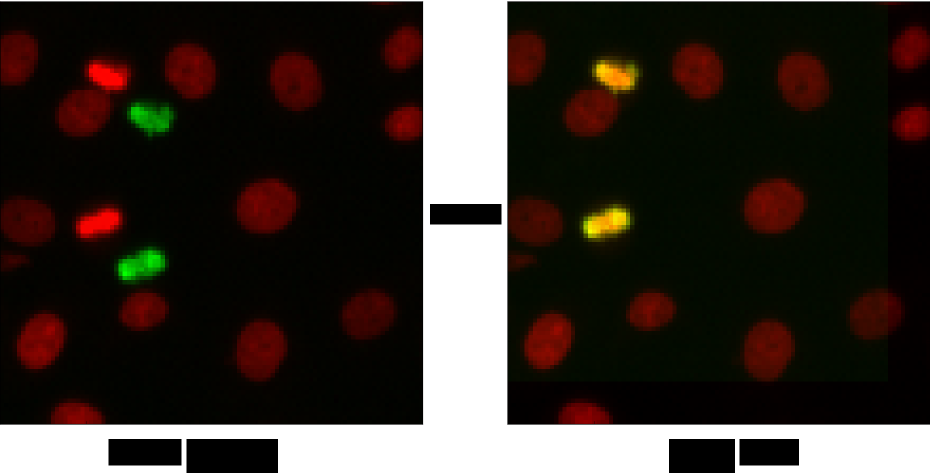
#> input picture cellprofiler/data/Align.png, 1860 x 950 px (shown at 1/2 size); its folder holds only this picture in this run
$ python -i filter.py   (imports and definitions only)   (older library calls are emulated)
#> lines starting #> are read from the running program, lines starting #| are printed output that depends on the picture; after the words box and inside, x2 and y2 are one past the last pixel; in counts of white or black regions, pixels touching at a corner belong together
'''filter.py - functions for applying filters to images

CellProfiler is distributed under the GNU General Public License,
but this file is licensed under the more permissive BSD license.
See the accompanying file LICENSE for details.

Copyright (c) 2003-2009 Massachusetts Institute of Technology
Copyright (c) 2009-2015 Broad Institute
All rights reserved.

Please see the AUTHORS file for credits.

Website: http://www.cellprofiler.org
'''

import numpy as np
import itertools
import _filter
from _filter import paeth_decoder
from rankorder import rank_order
import scipy.ndimage as scind
from scipy.ndimage import map_coordinates, label
from scipy.ndimage import convolve, correlate1d, gaussian_filter
from scipy.ndimage import binary_dilation, binary_erosion
from scipy.ndimage import generate_binary_structure
from smooth import smooth_with_function_and_mask
from cpmorphology import fixup_scipy_ndimage_result as fix
from cpmorphology import centers_of_labels
from cpmorphology import grey_erosion, grey_reconstruction
from cpmorphology import convex_hull_ijv, get_line_pts

'''# of points handled in the first pass of the convex hull code'''
CONVEX_HULL_CHUNKSIZE = 250000

# [489 lines left out: functions stretch, unstretch, median_filter, bilateral_filter, laplacian_of_gaussian, masked_convolution and 2 more, not called in this run]

def sobel(image, mask=None):
    '''Calculate the absolute magnitude Sobel to find the edges

    image - image to process
    mask - mask of relevant points

    Take the square root of the sum of the squares of the horizontal and
    vertical Sobels to get a magnitude that's somewhat insensitive to
    direction.

    Note that scipy's Sobel returns a directional Sobel which isn't
    useful for edge detection in its raw form.
    '''
    return np.sqrt(hsobel(image,mask)**2 + vsobel(image,mask)**2)

def hsobel(image, mask=None):
    '''Find the horizontal edges of an image using the Sobel transform

    image - image to process
    mask  - mask of relevant points

    We use the following kernel and return the absolute value of the
    result at each point:
     1   2   1
     0   0   0
    -1  -2  -1
    '''
    if mask == None:
        mask = np.ones(image.shape, bool)
    big_mask = binary_erosion(mask,
                              generate_binary_structure(2,2),
                              border_value = 0)
    result = np.abs(convolve(image, np.array([[ 1, 2, 1],
                                              [ 0, 0, 0],
                                              [-1,-2,-1]]).astype(float)/4.0))
    result[big_mask==False] = 0
    return result

def vsobel(image, mask=None):
    '''Find the vertical edges of an image using the Sobel transform

    image - image to process
    mask  - mask of relevant points

    We use the following kernel and return the absolute value of the
    result at each point:
     1   0  -1
     2   0  -2
     1   0  -1
    '''
    if mask == None:
        mask = np.ones(image.shape, bool)
    big_mask = binary_erosion(mask,
                              generate_binary_structure(2,2),
                              border_value = 0)
    result = np.abs(convolve(image, np.array([[ 1, 0,-1],
                                              [ 2, 0,-2],
                                              [ 1, 0,-1]]).astype(float)/4.0))
    result[big_mask==False] = 0
    return result

# [194 lines left out: functions prewitt, hprewitt, vprewitt, gabor, enhance_dark_holes, circular_average_filter, not called in this run]

#######################################
#
# Structure and ideas for the Kalman filter derived from u-track
# as described in
#
#  Jaqaman, "Robust single-particle tracking in live-cell
#  time-lapse sequences", NATURE METHODS | VOL.5 NO.8 | AUGUST 2008
#
#######################################
class KalmanState(object):
    '''A data structure representing the state at a frame

    The original method uses "feature" to mean the same thing as
    CellProfiler's "object".

    The state vector is somewhat abstract: it's up to the caller to
    determine what each of the indices mean. For instance, in a model
    with a 2-d position and velocity component, the state might be
    i, j, di, dj

    .observation_matrix - matrix to transform the state vector into the
                          observation vector. The observation matrix gives
                          the dimensions of the observation vector from its
                          i-shape and the dimensions of the state vector
                          from its j-shape. For observations of position
                          and states with velocity, the observation matrix
                          might be:

                          np.array([[1,0,0,0],
                                    [0,1,0,0]])

    .translation_matrix - matrix to translate the state vector from t-1 to t
                          For instance, the translation matrix for position
                          and velocity might be:

                          np.array([[1,0,1,0],
                                    [0,1,0,1],
                                    [0,0,1,0],
                                    [0,0,0,1]])

    .state_vec - an array of vectors per feature

    .state_cov - the covariance matrix yielding the prediction. Each feature
                has a 4x4 matrix that can be used to predict the new value

    .noise_var - the variance of the state noise for each feature for each
                vector element

    .state_noise - a N x 4 array: the state noise for the i, j, vi and vj

    .state_noise_idx - the feature indexes for each state noise vector

    .obs_vec   - the prediction for the observed variables
    '''

    # [157 lines left out: functions __init__, state_len, obs_len, has_cached_predicted_state_vec, predicted_state_vec, has_cached_obs_vec and 4 more, not called in this run]

LARGE_KALMAN_COV = 2000
SMALL_KALMAN_COV = 1

# [900 lines left out: functions velocity_kalman_model, reverse_velocity_kalman_model, static_kalman_model, kalman_filter, line_integration, variance_transform and 10 more, not called in this run]

>>> import cv2
>>> picture = cv2.imread('../data/Align.png', cv2.IMREAD_GRAYSCALE)
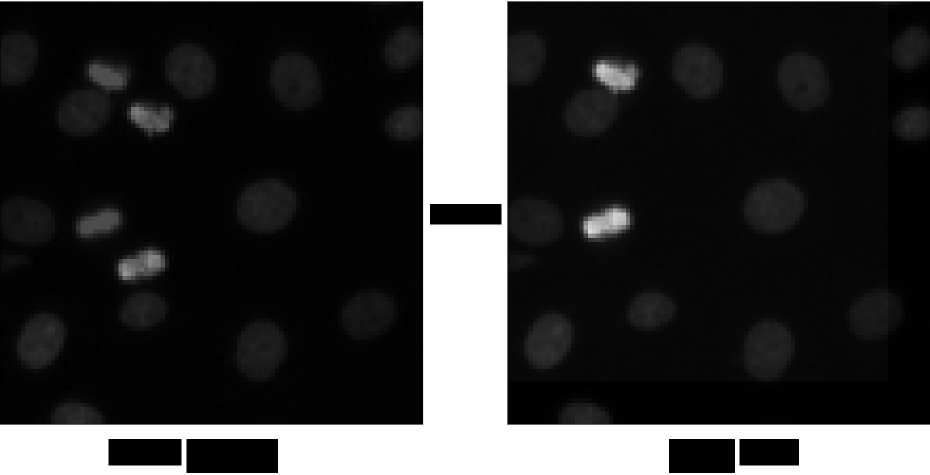
#> picture: shape (950, 1860) (shown at 1/2 size); min 0, max 255, mean 50
>>> result = sobel(picture)
#> in hsobel, `big_mask = binary_erosion(mask, generate_binary_structure(2,2), border..`: mask: shape (950, 1860) bool; every value is 1
#> in hsobel, `result = np.abs(convolve(image, np.array([[ 1, 2, 1], [ 0, 0, 0], [-1,..`:
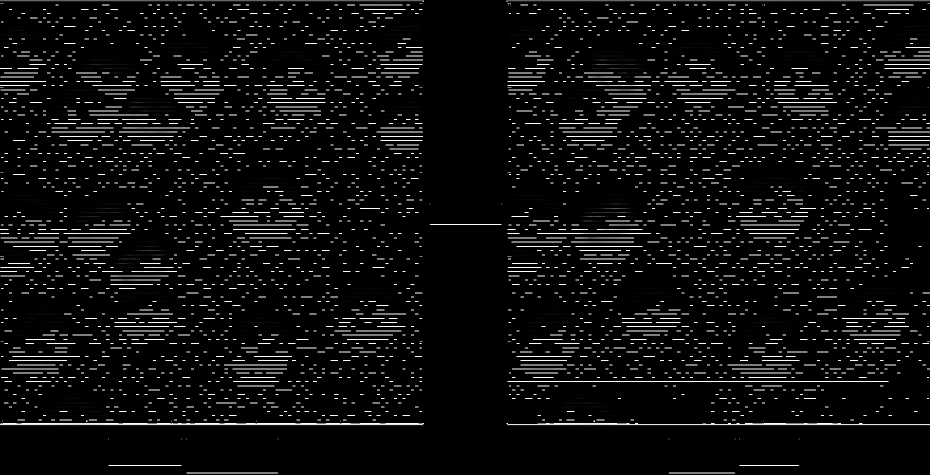
#> result: shape (950, 1860) (shown at 1/2 size); min 0, max 255, mean 14.1
#> in hsobel, `result[big_mask==False] = 0`: result: shape (950, 1860); 0.01% of pixels changed, all inside (x1, y1, x2, y2) = (0, 1, 1860, 851)
#> in vsobel, `big_mask = binary_erosion(mask, generate_binary_structure(2,2), border..`:
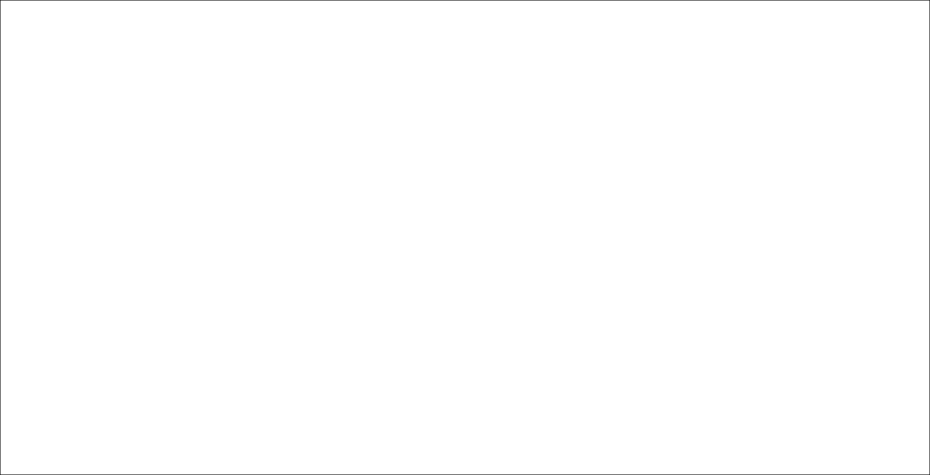
#> big_mask: shape (950, 1860) bool (shown at 1/2 size); 99.7% white; black in thin lines or dots
#> in vsobel, `result = np.abs(convolve(image, np.array([[ 1, 0,-1], [ 2, 0,-2], [ 1,..`:
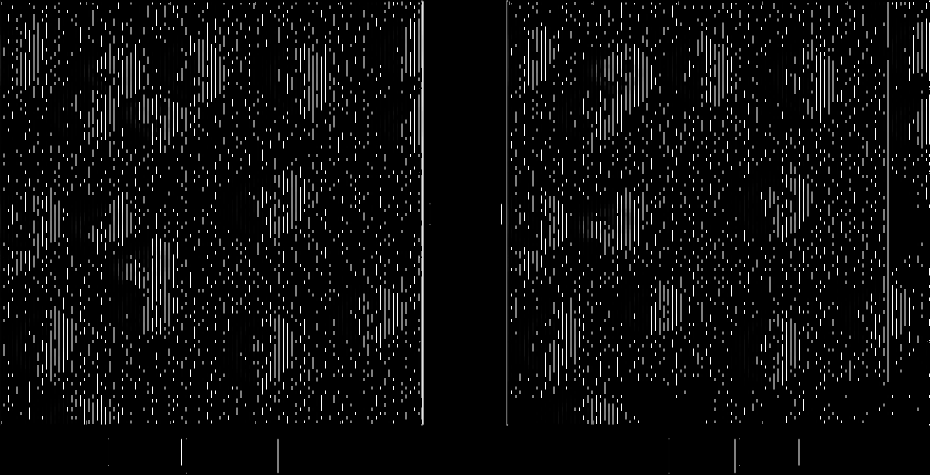
#> result: shape (950, 1860) (shown at 1/2 size); min 0, max 255, mean 13.8
#> in sobel, `return np.sqrt(hsobel(image,mask)**2 + vsobel(image,mask)**2)`:
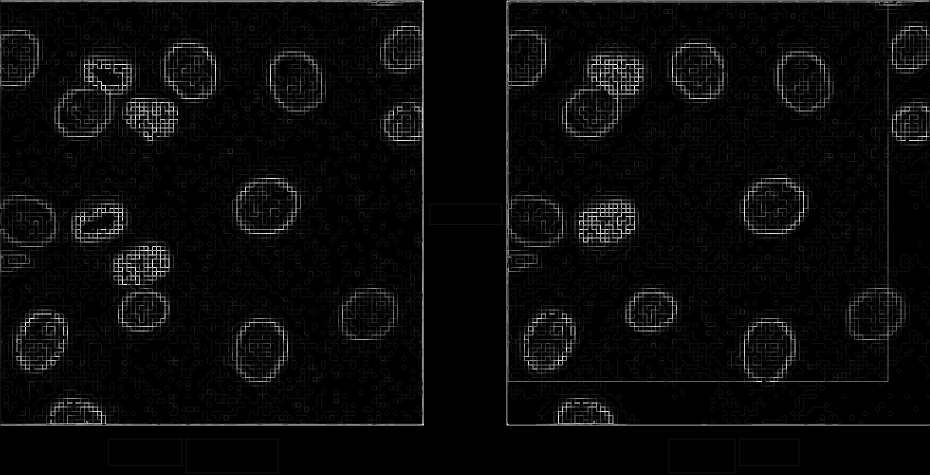
#> returned value: shape (950, 1860) float16 (shown at 1/2 size); min 0, max 15.91, mean 0.6; drawn with min black and max white

$ run again, on cellprofiler/data/CorrectIlluminationApply.png
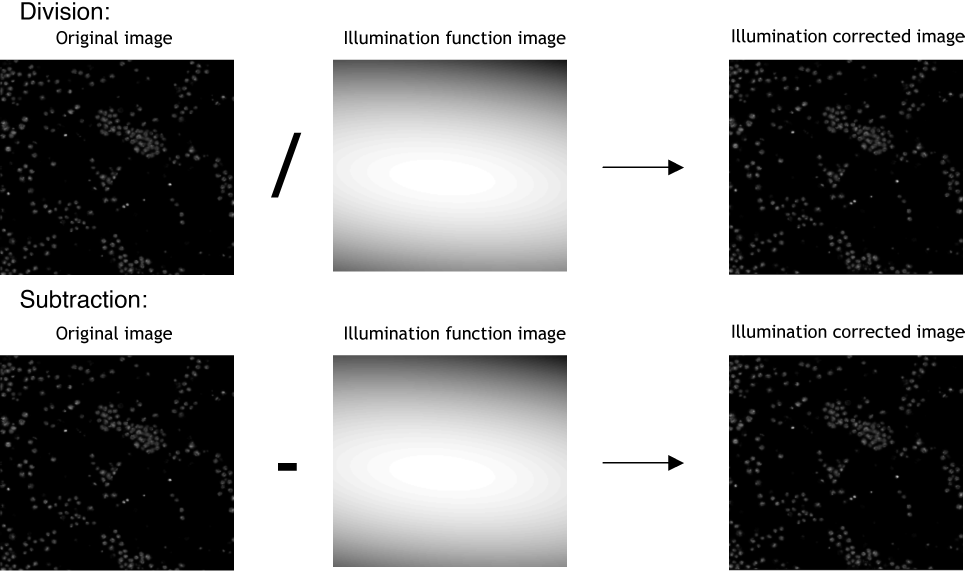
#> input picture cellprofiler/data/CorrectIlluminationApply.png, 3857 x 2303 px (shown at 1/4 size)
#> picture is the input picture: shape (2303, 3857); min 0, max 255, mean 151
#> mask: shape (2303, 3857) bool; every value is 1
#> in vsobel, `big_mask = binary_erosion(mask, generate_binary_structure(2,2), border..`:
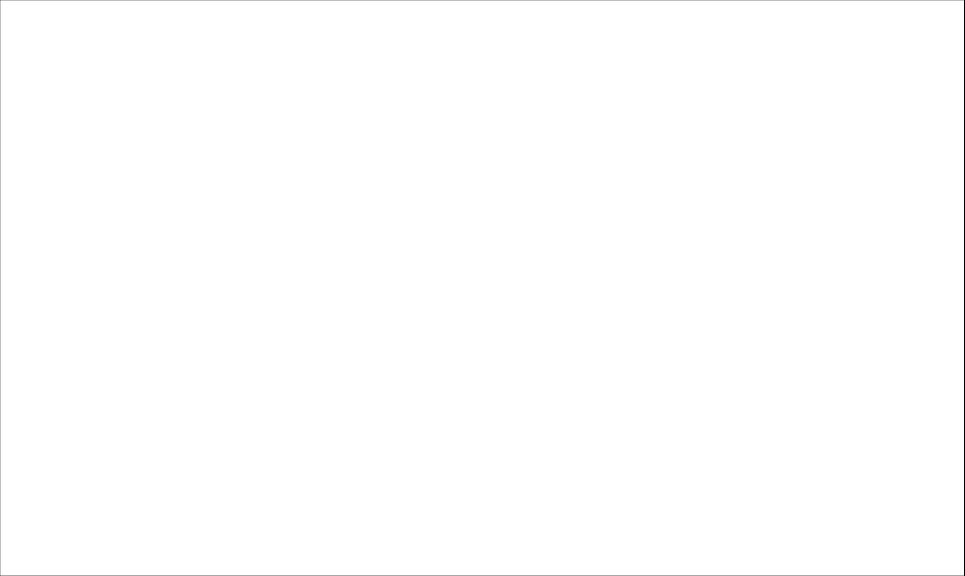
#> big_mask: shape (2303, 3857) bool (shown at 1/4 size); 99.9% white; black in thin lines or dots
#> in sobel, `return np.sqrt(hsobel(image,mask)**2 + vsobel(image,mask)**2)`:
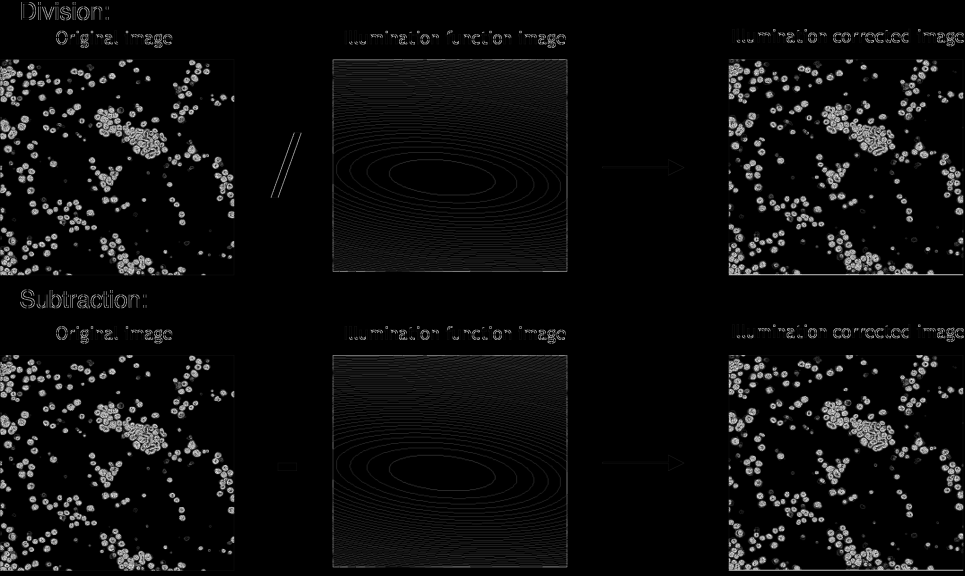
#> returned value: shape (2303, 3857) float16 (shown at 1/4 size); min 0, max 15.91, mean 0.812; drawn with min black and max white
